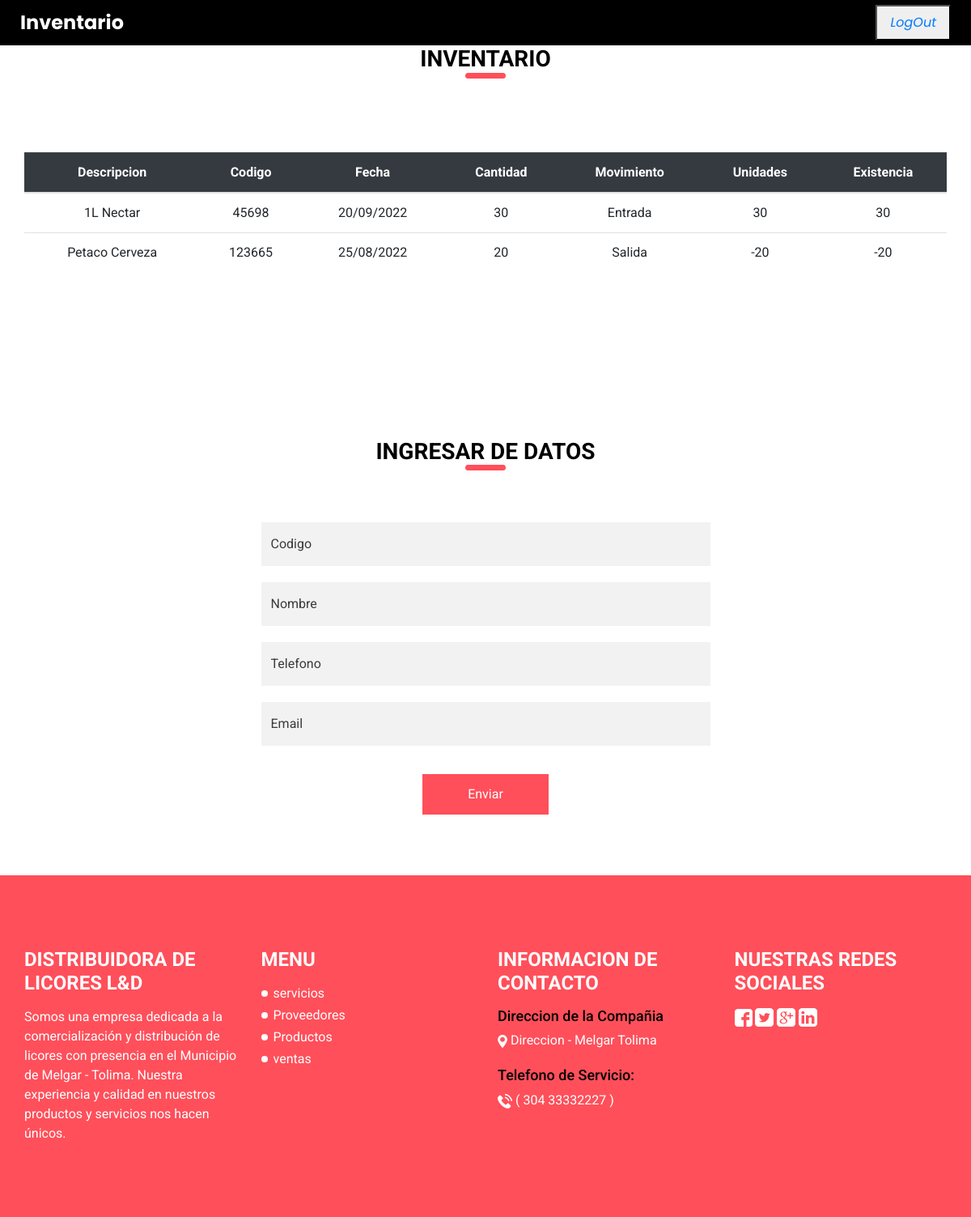
The page /inventarios.php on the database its author committed.
### tables this page shows
CREATE TABLE `inventario` (
  `InvDescripcion` varchar(70) DEFAULT NULL,
  `InvCodigo` int(30) NOT NULL,
  `InvFecha` varchar(40) DEFAULT NULL,
  `InvCantidad` int(40) DEFAULT NULL,
  `InvMovimiento` varchar(40) DEFAULT NULL,
  `InvUnidades` varchar(20) NOT NULL,
  `InvExistencia` varchar(20) NOT NULL,
  `InvEditar` varchar(20) NOT NULL,
  `InvEliminar` varchar(20) NOT NULL
);

### inventarios.php (the view, shortened to what this page needs)
<!DOCTYPE html>
<html>
<head>
  <link rel="stylesheet" type="text/css"
    href="https://cdnjs.cloudflare.com/ajax/libs/OwlCarousel2/2.1.3/assets/owl.carousel.min.css" />
  <link rel="stylesheet" type="text/css" href="css/bootstrap.css" />
  <link href="css/style.css" rel="stylesheet" />
  <link href="css/responsive.css" rel="stylesheet" />
</head>
<body>
  <div class="hero_area">
    <header class="header_section">
      <div class="container-fluid">
        <nav class="navbar navbar-expand-lg custom_nav-container ">
          <a class="navbar-brand" href="index.html">
            <span>
              Inventario
            </span>
          </a>
          <form class="nav justify-content-end">
            <button class=nav-link href="index.html">
            <i class="fa-solid fa-arrow-right-from-bracket">
                 <a href="index.html">LogOut</a>
            </i>
            </button>
          </form>
        </nav>
      </div>
    </header>
  </div>
 <section class="service_section layout_padding-bottom">
  <div class="container">
    <div class="custom_heading-container">
      <h3 class= " ">
          Inventario
    </div>
  </div>
 </section>
 <section class="service_section layout_padding-bottom">
  <div class="container">
    <div class="custom_heading-container">
    <?php
      $conexion=new PDO("mysql:host=localhost;dbname=distribuidora;","root");
          $busqueda=$conexion->prepare("SELECT * FROM inventario");
          $busqueda->execute();
          $resultado = $busqueda->fetchAll();
      ?>
      <table class="table">
        <caption>
        </caption>
        <thead class="table-dark">
          <tr>
            <th scope="col">Descripcion</th>
            <th scope="col">Codigo</th>
            <th scope="col">Fecha</th>
            <th scope="col">Cantidad</th>
            <th scope="col">Movimiento</th>
            <th scope="col">Unidades</th>
            <th scope="col">Existencia</th>
          </tr>
        </thead>
        <tbody>
          <?php
          foreach($resultado as $res)
          {
            echo "<tr>";
            echo "<td>".$res["InvDescripcion"]."</td>";
            echo "<td>".$res["InvCodigo"]."</td>";
            echo "<td>".$res["InvFecha"]."</td>";
            echo "<td>".$res["InvCantidad"]."</td>";
            echo "<td>".$res["InvMovimiento"]."</td>";
            echo "<td>".$res["InvUnidades"]."</td>";
            echo "<td>".$res["InvExistencia"]."</td>";
            echo "</tr>";
          }
          ?>
        </tbody>
      </table>
    </div>
  </div>
 </section>
 <section class="contact_section layout_padding">
    <div class="custom_heading-container">
      <h3 class=" ">
        Ingresar de Datos
      </h3>
    </div>
    <div class="custom_heading-container">
    </div>
    <div class="container layout_padding2-top">
      <div class="row">
        <div class="col-md-6 mx-auto">
          <form action="pendiente" method="post" name="formulario">
            <div>
              <input type="text" placeholder="Codigo" id="inNombre" name="inNombre">
            </div>
            <div>
              <input type="email" placeholder="Nombre" id="inEmail" name="inEmail">
            </div>
            <div>
              <input type="text" placeholder="Telefono" id="inContacto" name="inContacto">
            </div>
            <div>
              <input type="text" placeholder="Email" id="inContacto" name="inContacto">
            </div>
            <div class="d-flex justify-content-center ">
              <button>
                Enviar
              </button>
            </div>
          </form>
        </div>
      </div>
    </div>
  </section>
    <section class="info_section layout_padding">
    <div class="container">
      <div class="row">
        <div class="col-md-3">
          <div class="info-logo">
            <h4>
              Distribuidora de Licores L&D
            </h4>
            <p>
              Somos una empresa dedicada a la comercialización y distribución de licores con presencia en el Municipio
              de Melgar - Tolima.
              Nuestra experiencia y calidad en nuestros productos y servicios nos hacen únicos.
            </p>
          </div>
        </div>
        <div class="col-md-3">
          <div class="info-nav">
            <h4>
              Menu
            </h4>
            <ul>
              <li>
                <a href="Service.html">
                  servicios
                </a>
              </li>
              <li>
                <a href="proveedores.php">
                 Proveedores
                </a>
              </li>
              <li>
                <a href="producto.php">
                  Productos
                </a>
              </li>
              <li>
                <a href="venta.php">
                 ventas
                </a>
              </li>
            </ul>
          </div>
        </div>
        <div class="col-md-3">
          <div class="info-contact">
            <h4>
              Informacion de Contacto
            </h4>
            <div class="location">
              <h6>
                Direccion de la Compañia
              </h6>
              <a href="https://www.google.com/search?rlz=1C1GCEA_esCO1015CO1015&tbs=lf:1,lf_ui:2&tbm=lcl&sxsrf=ALiCzsa--PN_N25k9HzD6KMS24BdiQ896g:1663643717880&q=sicomoro+melgar&rflfq=1&num=10&rldimm=11821027064523561856#rlfi=hd:;si:11821027064523561856;mv:[[4.206029099999999,-74.6415378],[4.1964995,-74.65293030000001]];tbs:lrf:!1m4!1u3!2m2!3m1!1e1!1m4!1u2!2m2!2m1!1e1!2m1!1e2!2m1!1e3!3sIAE,lf:1,lf_ui:2">
                <img src="images/location.png" alt="">
                <span>
                  Direccion - Melgar Tolima
                </span>
              </a>
            </div>
            <div class="call">
              <h6>
                Telefono de Servicio:
              </h6>
              <a href="">
                <img src="images/telephone.png" alt="">
                <span>
                  ( 304 33332227 )
                </span>
              </a>
            </div>
          </div>
        </div>
        <div class="col-md-3">
          <div class="discover">
            <h4>
              Nuestras Redes Sociales
            </h4>
            <div class="social-box">
              <a href="https://www.facebook.com/">
                <img src="images/facebook.png" alt="">
              </a>
              <a href="https://twitter.com/">
                <img src="images/twitter.png" alt="">
              </a>
              <a href="http://localhost/DistribuidoraLyD/about.html">
                <img src="images/google-plus.png" alt="">
              </a>
              <a href="">
                <img src="images/linkedin.png" alt="">
              </a>
            </div>
          </div>
        </div>
      </div>
    </div>
  </section>
</body>
</html>

### css/style.css (style rules this page uses)
body { font-family: 'Roboto', sans-serif; color: #000000; background-color: #ffffff; }
.layout_padding { padding: 75px 0; }
.layout_padding2-top { padding-top: 45px; }
.layout_padding-bottom { padding-bottom: 75px; }
.custom_heading-container { display: -webkit-box; display: -ms-flexbox; display: flex; -webkit-box-pack: center; -ms-flex-pack: center; justify-content: center; }
.custom_heading-container h3 { text-transform: uppercase; font-weight: bold; color: #000000; position: relative; }
.custom_heading-container h3::before { content: ""; position: absolute; bottom: -7px; left: 50%; width: 50px; height: 7px; -webkit-transform: translateX(-50%); transform: translateX(-50%); background-color: #ff4f5a; border-radius: 15px; }
.header_section { background-color: #000000; font-family: "Poppins", sans-serif; }
.header_section .container-fluid { padding-right: 25px; padding-left: 25px; }
a, a:hover, a:focus { text-decoration: none; }
.navbar-brand { display: -webkit-box; display: -ms-flexbox; display: flex; -webkit-box-align: center; -ms-flex-align: center; align-items: center; }
.navbar-brand span { font-weight: bold; font-size: 24px; color: #ffffff; }
.custom_nav-container { z-index: 99999; padding: 5px 0; }
.service_section { text-align: center; position: relative; }
.service_section .custom_heading-container { margin-bottom: 15px; }
.service_section::before { content: ""; width: 200px; height: 175px; position: absolute; bottom: 95px; left: 50%; -webkit-transform: translateX(-50%); transform: translateX(-50%); background-size: cover; }
.contact_section input, .contact_section select { width: 100%; border: 0; padding: 15px 12px; background-color: #f2f2f2; outline: none; margin: 10px 0; }
.contact_section input::placeholder, .contact_section select::placeholder { color: #3a3a3a; }
.contact_section button { background-color: #ff4f5a; padding: 12px 55px; outline: none; border: none; border: 1px solid #ff4f5a; color: #fff; margin-top: 25px; }
.info_section { background-color: #ff4f5a; color: #ffffff; }
.info_section a { color: #ffffff; }
.info_section h4 { text-transform: uppercase; margin-top: 15px; margin-bottom: 15px; font-weight: bold; }
.info_section .info-nav ul { padding-left: 15px; }
.info_section .info-nav ul li { list-style-type: none; position: relative; margin: 3px 0; }
.info_section .info-nav ul li::before { content: ""; width: 8px; height: 8px; background-color: #ffffff; position: absolute; top: 50%; left: -15px; -webkit-transform: translateY(-50%); transform: translateY(-50%); border-radius: 100%; }
.info_section .info-contact h6 { color: #000000; font-size: 18px; }
.info_section .info-contact .call { margin-top: 20px; }

### css/responsive.css (style rules this page uses)
@media (min-width: 1200px) { .container { max-width: 1170px; } }

### rows shown on the page
inventario: InvDescripcion "1L Nectar", InvCodigo "45698", InvFecha "20/09/2022", InvCantidad "30", InvMovimiento "Entrada", InvUnidades "30", InvExistencia "30"
inventario: InvDescripcion "Petaco Cerveza", InvCodigo "123665", InvFecha "25/08/2022", InvCantidad "20", InvMovimiento "Salida", InvUnidades "-20", InvExistencia "-20"
